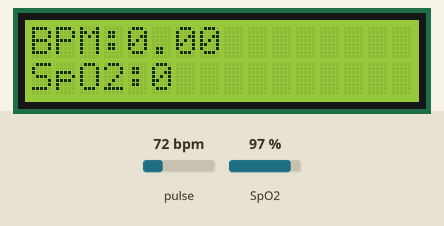
The sketch below on a simulated ESP8266 (NodeMCU). On the bench: 16×2 character LCD. The inputs (shaded band) are chosen by the test bench; at power-on: pulse 72 bpm, SpO2 97 %. WiFi joins after 1.5 s; servers stay silent unless stated; what the sketch prints to the serial monitor is not drawn.

Above: at 3.1 s.
3.2 s: pulse set to 42 bpm
At 5.4 s:
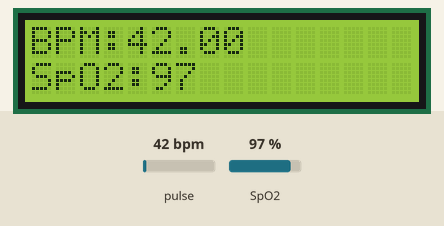
5.7 s: SpO2 set to 80 %
At 6.0 s:
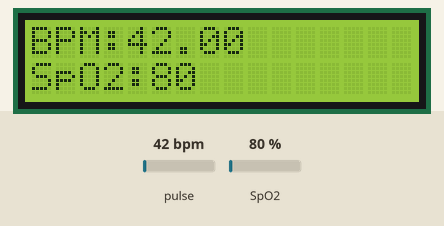
7.2 s: pulse set to 70 bpm
At 8.0 s:
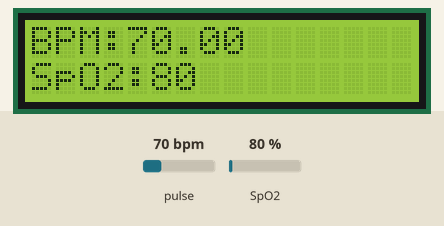
8.7 s: SpO2 set to 85 %
At 10.0 s:
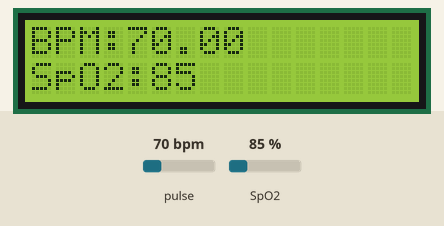
Timing chart, 0 to 11.2 s (numbered marks = the images above; inputs shaded):
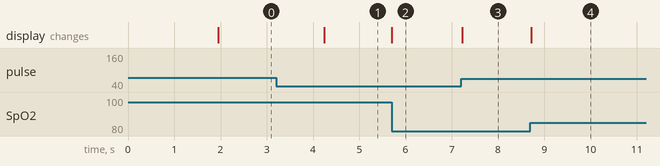

Measured:
- after the input at 3.2 s, the display: changes after 1.0 s (image 1)
- after the input at 5.7 s, the display: changes at once (image 2)
- after the input at 7.2 s, the display: changes at once (image 3)
- after the input at 8.7 s, the display: changes at once (image 4)

The sketch:

Puls_Oximeter.ino
```cpp
//TECHATRONIC.COM
// BLYNK LIBRARY
// https://github.com/blynkkk/blynk-library
// ESP8266 LIBRARY
// https://github.com/ekstrand/ESP8266wifi
// Arduino-MAX30100 LIBRARY
// https://github.com/oxullo/Arduino-MAX30100
// SimpleTimer LIBRARY
// https://github.com/jfturcot/SimpleTimer

#include <Wire.h>
#include <LiquidCrystal_I2C.h>
LiquidCrystal_I2C lcd(0x27, 16, 2);


#define BLYNK_TEMPLATE_ID "TMPL69xI5ztrj"
#define BLYNK_TEMPLATE_NAME "IoT Based Smart Health Monitoring System"
#define BLYNK_AUTH_TOKEN "L_byGfUIDHd0vZ0sBxaA9rlFbvWISfD9"

#define BLYNK_PRINT Serial

#include <Wire.h>
#include <ESP8266WiFi.h>
#include <BlynkSimpleEsp8266.h>
#include "MAX30100_PulseOximeter.h"
#include <SimpleTimer.h>
#include <ESP8266WiFi.h>
#include <BlynkSimpleEsp8266.h>
// BPM GAUGE CONNECT V2
// SP02 GAUGE CONNECT V3


char auth[] = BLYNK_AUTH_TOKEN;

// Your WiFi credentials.
// Set password to "" for open networks.
char ssid[] = "Realme8";
char pass[] = "25802580";         // Your WiFi Password.

#define REPORTING_PERIOD_MS   3000

PulseOximeter pox;
uint32_t tsLastReport = 0;
void onBeatDetected()
{
;
}

BlynkTimer timer;

void setup()
{
  lcd.begin(16,2);
  lcd.init();   // initializing the LCD
  lcd.backlight(); // Enable or Turn On the backlight
  lcd.clear();
Serial.begin(115200);

Blynk.begin(auth, ssid, pass);
Serial.print("Initializing pulse oximeter..");
if (!pox.begin()) {
Serial.println("FAILED");
for (;;);
} else {
Serial.println("SUCCESS");
digitalWrite(1, HIGH);
}
pox.setIRLedCurrent(MAX30100_LED_CURR_24MA);
// Register a callback for the beat detection
pox.setOnBeatDetectedCallback(onBeatDetected);
timer.setInterval(3000L, getSendData);
}
void loop()
{
timer.run(); // Initiates SimpleTimer
Blynk.run();

lcd.setCursor(0,0);
lcd.print("BPM:");
lcd.print(pox.getHeartRate());
lcd.setCursor(0,1);
lcd.print("SpO2:");
lcd.print(pox.getSpO2());

// Make sure to call update as fast as possible
pox.update();
if (millis() - tsLastReport > REPORTING_PERIOD_MS) {
// to android cell phone application
Serial.print("BPM:");
Serial.print(pox.getHeartRate());
//blue.println("\n");
Serial.print("  SpO2:");
Serial.print(pox.getSpO2());
Serial.print("%");
Serial.println("\n");


Blynk.virtualWrite(V2, pox.getHeartRate() );
Blynk.virtualWrite(V3, pox.getSpO2());
tsLastReport = millis();


}
}
void getSendData()
{
}
```
